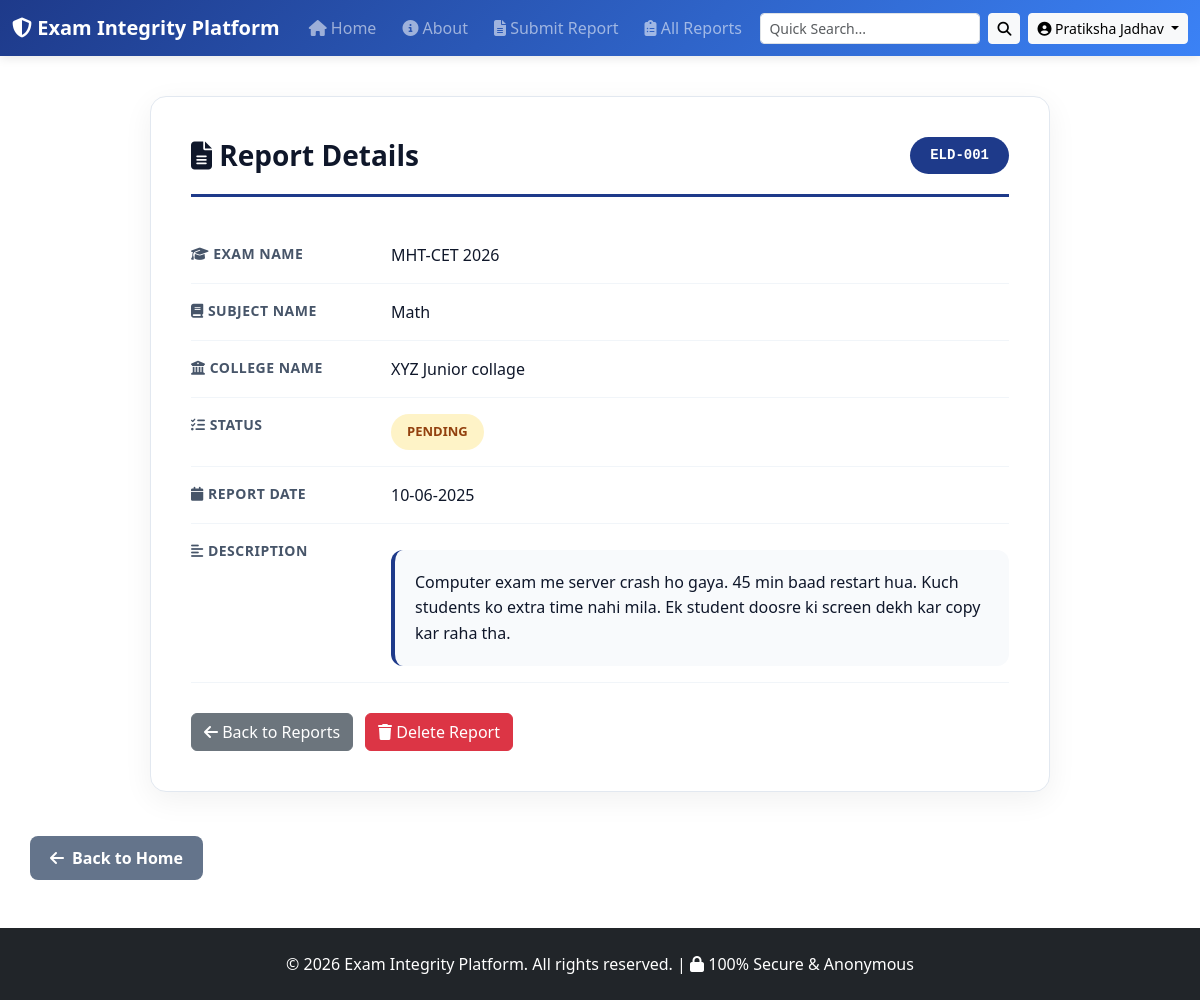
The page /report/1 (signed in) on the database as committed earlier.
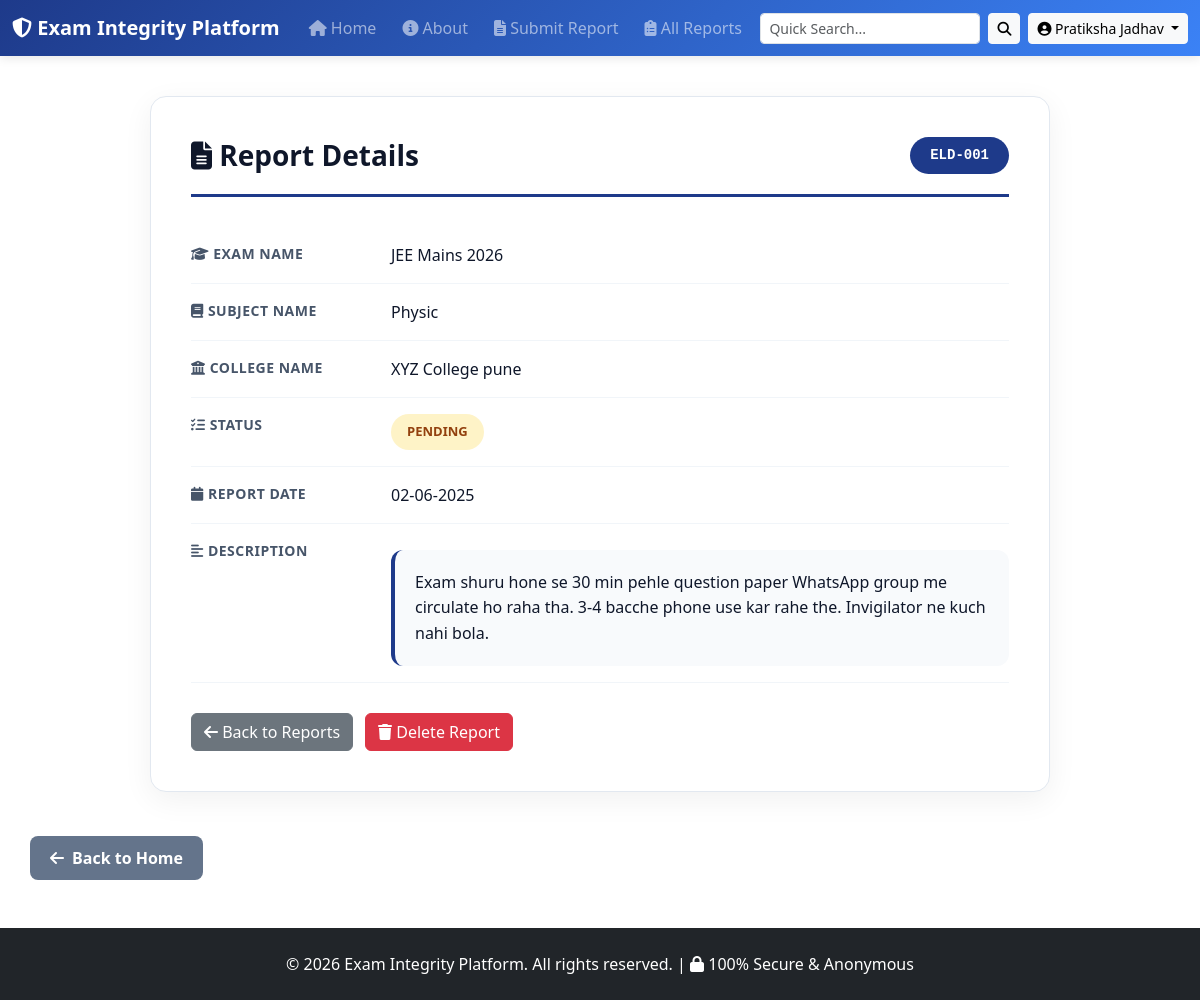
The same page on the database as committed later.
### tables this page shows
CREATE TABLE entries (
            id INTEGER PRIMARY KEY AUTOINCREMENT,
            user_id INTEGER NOT NULL,
            exam_name TEXT NOT NULL,
            subject_name TEXT NOT NULL,
            college_name TEXT NOT NULL,
            status TEXT DEFAULT 'Pending',
            report_date TEXT,
            description TEXT,

            -- Incident Location
            incident_state TEXT,
            incident_district TEXT,
            incident_city TEXT,
            incident_college TEXT,
            incident_address TEXT,

            -- Multiple Files - JSON madhe store karu
            photos TEXT,
            videos TEXT,
            audios TEXT,

            -- Admin
            urgency_score INTEGER DEFAULT 0,
            ai_summary TEXT,
            fake_status TEXT,
            admin_remark TEXT,
            is_dummy INTEGER DEFAULT 0,
            created_at TEXT DEFAULT CURRENT_TIMESTAMP,
            updated_at TEXT, category TEXT DEFAULT 'Other', sentiment TEXT DEFAULT 'Normal',

            FOREIGN KEY (user_id) REFERENCES users (id)
        );

### app.py (the view)
@app.route('/report/<int:id>')
@login_required
def view_report(id):
    conn = get_db()
    conn.row_factory = sqlite3.Row
    report = conn.execute('SELECT * FROM entries WHERE id =?', (id,)).fetchone()
    if report is None:
        conn.close()
        flash('Report not found!', 'error')
        return redirect(url_for('report_list'))
    if current_user.role != 'admin' and report['user_id'] != current_user.id:
        conn.close()
        flash('You do not have permission to view this report.', 'error')
        return redirect(url_for('report_list'))
    report_dict = dict(report)
    report_dict['photos'] = json.loads(report_dict['photos']) if report_dict['photos'] else []
    report_dict['videos'] = json.loads(report_dict['videos']) if report_dict['videos'] else []
    report_dict['audios'] = json.loads(report_dict['audios']) if report_dict['audios'] else []
    conn.close()
    report_dict['display_id'] = f"ELD-{report_dict['id']:03d}"
    report_dict['is_dummy'] = False
    if report_dict['report_date']:
        try:
            date_obj = datetime.strptime(report_dict['report_date'], '%Y-%m-%d')
            report_dict['report_date'] = date_obj.strftime('%d-%m-%Y')
        except:
            pass
    return render_template('detail.html', report=report_dict)

### app.py (called while the page is built)
@login_manager.user_loader
def load_user(user_id):
    conn = get_db()
    user_row = conn.execute('SELECT * FROM users WHERE id =?', (user_id,)).fetchone()
    conn.close()
    if user_row:
        user = dict(user_row)
        return User(
            id=user['id'],
            username=user['username'],
            name=user.get('name', 'User'), # HE ADD KAR
            role=user.get('role', 'student'),
            is_mobile_verified=user.get('is_mobile_verified', 0),
            is_email_verified=user.get('is_email_verified', 0),
            is_blocked=user.get('is_blocked', 0)
        )
    return None

@app.context_processor
def inject_notifications():
    if 'user_id' in session:
        conn = get_db()
        count = conn.execute("SELECT COUNT(*) FROM notifications WHERE is_read = 0").fetchone()[0]
        return dict(unread_count=count)
    return dict(unread_count=0)

### database.py (called while the page is built)
def get_db():
    conn = sqlite3.connect(DB_PATH)
    conn.row_factory = sqlite3.Row
    return conn

### templates/detail.html (shortened to what this page needs)
{% extends "base.html" %}
{% block content %}
<link href="https://cdn.jsdelivr.net/npm/bootstrap@5.3.0/dist/css/bootstrap.min.css" rel="stylesheet">
<link rel="stylesheet" href="https://cdnjs.cloudflare.com/ajax/libs/font-awesome/6.4.0/css/all.min.css">
<div class="detail-wrapper">
    <div class="detail-card">
        <div class="detail-header">
            <h2><i class="fas fa-file-alt"></i> Report Details</h2>
            <span class="report-id-badge">{{ report.display_id }}</span>
        </div>
        <div class="detail-row">
            <div class="detail-label">
                <i class="fas fa-graduation-cap"></i> Exam Name
            </div>
            <div class="detail-value">{{ report.exam_name }}</div>
        </div>
        <div class="detail-row">
            <div class="detail-label">
                <i class="fas fa-book"></i> Subject Name
            </div>
            <div class="detail-value">{{ report.subject_name }}</div>
        </div>
        <div class="detail-row">
            <div class="detail-label">
                <i class="fas fa-university"></i> College Name
            </div>
            <div class="detail-value">{{ report.college_name }}</div>
        </div>
        <div class="detail-row">
            <div class="detail-label">
                <i class="fas fa-tasks"></i> Status
            </div>
            <div class="detail-value">
                <span class="status-badge status-{{ report.status }}">{{ report.status }}</span>
            </div>
        </div>
        <div class="detail-row">
            <div class="detail-label">
                <i class="fas fa-calendar"></i> Report Date
            </div>
            <div class="detail-value">{{ report.report_date }}</div>
        </div>
        <div class="detail-row">
            <div class="detail-label">
                <i class="fas fa-align-left"></i> Description
            </div>
            <div class="detail-value">
                <div class="description-box">{{ report.description or 'No description provided' }}</div>
            </div>
        </div>
        <div class="action-buttons">
            <a href="{{ url_for('report_list') }}" class="btn btn-secondary">
                <i class="fas fa-arrow-left"></i> Back to Reports
            </a>
            {% if not report.is_dummy %}
            <form action="{{ url_for('delete_report', id=report.id) }}" method="POST" style="margin:0;">
                <button type="submit" class="btn btn-danger"
                        onclick="return confirm('Are you sure you want to delete this report?');">
                    <i class="fas fa-trash"></i> Delete Report
                </button>
            </form>
            {% endif %}
        </div>
    </div>
</div>
{% endblock %}

Rows that differ between the two databases and show on the page:
changed entries "PENDING": exam_name "MHT-CET 2026" → "JEE Mains 2026"; subject_name "Math" → "Physic"; college_name "XYZ Junior collage" → "XYZ College pune"; report_date "10-06-2025" → "02-06-2025"; description "Computer exam me server crash ho gaya. 45 min baad restart hua. Kuch students ko extra time nahi mila. Ek student doosre ki screen dekh kar copy kar raha tha." → "Exam shuru hone se 30 min pehle question paper WhatsApp group me circulate ho raha tha. 3-4 bacche phone use kar rahe the. Invigilator ne kuch nahi bola."
